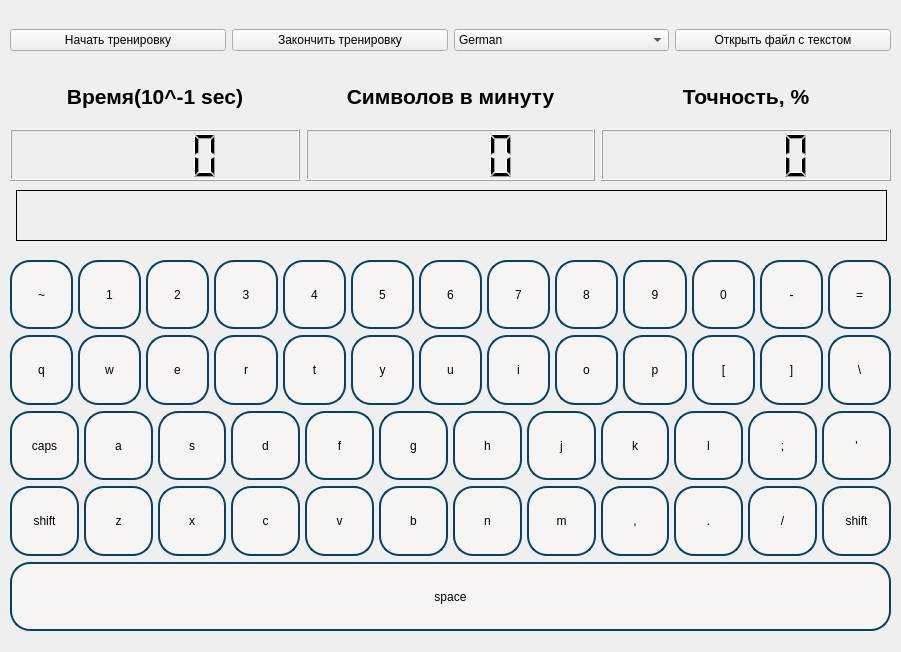
<?xml version="1.0" encoding="UTF-8"?>
<ui version="4.0">
 <class>MainWindow</class>
 <widget class="QMainWindow" name="MainWindow">
  <property name="geometry">
   <rect>
    <x>0</x>
    <y>0</y>
    <width>901</width>
    <height>652</height>
   </rect>
  </property>
  <property name="windowTitle">
   <string>MainWindow</string>
  </property>
  <property name="styleSheet">
   <string notr="true">
color: rgb(0, 0, 0);
font: 700 italic 11pt &quot;Ubuntu&quot;;
</string>
  </property>
  <widget class="QWidget" name="centralwidget">
   <widget class="QWidget" name="verticalLayoutWidget">
    <property name="geometry">
     <rect>
      <x>10</x>
      <y>250</y>
      <width>881</width>
      <height>391</height>
     </rect>
    </property>
    <layout class="QVBoxLayout" name="verticalLayout">
     <property name="leftMargin">
      <number>0</number>
     </property>
     <property name="topMargin">
      <number>10</number>
     </property>
     <property name="bottomMargin">
      <number>10</number>
     </property>
     <item>
      <layout class="QHBoxLayout" name="horizontalLayout">
       <property name="spacing">
        <number>5</number>
       </property>
       <property name="sizeConstraint">
        <enum>QLayout::SetDefaultConstraint</enum>
       </property>
       <item>
        <widget class="QPushButton" name="bnt_49">
         <property name="enabled">
          <bool>false</bool>
         </property>
         <property name="sizePolicy">
          <sizepolicy hsizetype="MinimumExpanding" vsizetype="Minimum">
           <horstretch>0</horstretch>
           <verstretch>0</verstretch>
          </sizepolicy>
         </property>
         <property name="styleSheet">
          <string notr="true">border-radius: 20px;  
border: 2px solid #094065;
background-color: rgb(246, 245, 244);</string>
         </property>
         <property name="text">
          <string>~</string>
         </property>
        </widget>
       </item>
       <item>
        <widget class="QPushButton" name="bnt_10">
         <property name="enabled">
          <bool>false</bool>
         </property>
         <property name="sizePolicy">
          <sizepolicy hsizetype="MinimumExpanding" vsizetype="Minimum">
           <horstretch>0</horstretch>
           <verstretch>0</verstretch>
          </sizepolicy>
         </property>
         <property name="styleSheet">
          <string notr="true">border-radius: 20px;  
border: 2px solid #094065;
background-color: rgb(246, 245, 244);</string>
         </property>
         <property name="text">
          <string>1</string>
         </property>
        </widget>
       </item>
       <item>
        <widget class="QPushButton" name="bnt_11">
         <property name="enabled">
          <bool>false</bool>
         </property>
         <property name="sizePolicy">
          <sizepolicy hsizetype="MinimumExpanding" vsizetype="Minimum">
           <horstretch>0</horstretch>
           <verstretch>0</verstretch>
          </sizepolicy>
         </property>
         <property name="styleSheet">
          <string notr="true">border-radius: 20px;  
border: 2px solid #094065;
background-color: rgb(246, 245, 244);</string>
         </property>
         <property name="text">
          <string>2</string>
         </property>
        </widget>
       </item>
       <item>
        <widget class="QPushButton" name="bnt_12">
         <property name="enabled">
          <bool>false</bool>
         </property>
         <property name="sizePolicy">
          <sizepolicy hsizetype="MinimumExpanding" vsizetype="Minimum">
           <horstretch>0</horstretch>
           <verstretch>0</verstretch>
          </sizepolicy>
         </property>
         <property name="styleSheet">
          <string notr="true">border-radius: 20px;  
border: 2px solid #094065;
background-color: rgb(246, 245, 244);</string>
         </property>
         <property name="text">
          <string>3</string>
         </property>
        </widget>
       </item>
       <item>
        <widget class="QPushButton" name="bnt_13">
         <property name="enabled">
          <bool>false</bool>
         </property>
         <property name="sizePolicy">
          <sizepolicy hsizetype="MinimumExpanding" vsizetype="Minimum">
           <horstretch>0</horstretch>
           <verstretch>0</verstretch>
          </sizepolicy>
         </property>
         <property name="styleSheet">
          <string notr="true">border-radius: 20px;  
border: 2px solid #094065;
background-color: rgb(246, 245, 244);</string>
         </property>
         <property name="text">
          <string>4</string>
         </property>
        </widget>
       </item>
       <item>
        <widget class="QPushButton" name="bnt_14">
         <property name="enabled">
          <bool>false</bool>
         </property>
         <property name="sizePolicy">
          <sizepolicy hsizetype="MinimumExpanding" vsizetype="Minimum">
           <horstretch>0</horstretch>
           <verstretch>0</verstretch>
          </sizepolicy>
         </property>
         <property name="styleSheet">
          <string notr="true">border-radius: 20px;  
border: 2px solid #094065;
background-color: rgb(246, 245, 244);</string>
         </property>
         <property name="text">
          <string>5</string>
         </property>
        </widget>
       </item>
       <item>
        <widget class="QPushButton" name="bnt_15">
         <property name="enabled">
          <bool>false</bool>
         </property>
         <property name="sizePolicy">
          <sizepolicy hsizetype="MinimumExpanding" vsizetype="Minimum">
           <horstretch>0</horstretch>
           <verstretch>0</verstretch>
          </sizepolicy>
         </property>
         <property name="styleSheet">
          <string notr="true">border-radius: 20px;  
border: 2px solid #094065;
background-color: rgb(246, 245, 244);</string>
         </property>
         <property name="text">
          <string>6</string>
         </property>
        </widget>
       </item>
       <item>
        <widget class="QPushButton" name="bnt_16">
         <property name="enabled">
          <bool>false</bool>
         </property>
         <property name="sizePolicy">
          <sizepolicy hsizetype="MinimumExpanding" vsizetype="Minimum">
           <horstretch>0</horstretch>
           <verstretch>0</verstretch>
          </sizepolicy>
         </property>
         <property name="styleSheet">
          <string notr="true">border-radius: 20px;  
border: 2px solid #094065;
background-color: rgb(246, 245, 244);</string>
         </property>
         <property name="text">
          <string>7</string>
         </property>
        </widget>
       </item>
       <item>
        <widget class="QPushButton" name="bnt_17">
         <property name="enabled">
          <bool>false</bool>
         </property>
         <property name="sizePolicy">
          <sizepolicy hsizetype="MinimumExpanding" vsizetype="Minimum">
           <horstretch>0</horstretch>
           <verstretch>0</verstretch>
          </sizepolicy>
         </property>
         <property name="styleSheet">
          <string notr="true">border-radius: 20px;  
border: 2px solid #094065;
background-color: rgb(246, 245, 244);</string>
         </property>
         <property name="text">
          <string>8</string>
         </property>
        </widget>
       </item>
       <item>
        <widget class="QPushButton" name="bnt_18">
         <property name="enabled">
          <bool>false</bool>
         </property>
         <property name="sizePolicy">
          <sizepolicy hsizetype="MinimumExpanding" vsizetype="Minimum">
           <horstretch>0</horstretch>
           <verstretch>0</verstretch>
          </sizepolicy>
         </property>
         <property name="styleSheet">
          <string notr="true">border-radius: 20px;  
border: 2px solid #094065;
background-color: rgb(246, 245, 244);</string>
         </property>
         <property name="text">
          <string>9</string>
         </property>
        </widget>
       </item>
       <item>
        <widget class="QPushButton" name="bnt_19">
         <property name="enabled">
          <bool>false</bool>
         </property>
         <property name="sizePolicy">
          <sizepolicy hsizetype="MinimumExpanding" vsizetype="Minimum">
           <horstretch>0</horstretch>
           <verstretch>0</verstretch>
          </sizepolicy>
         </property>
         <property name="styleSheet">
          <string notr="true">border-radius: 20px;  
border: 2px solid #094065;
background-color: rgb(246, 245, 244);</string>
         </property>
         <property name="text">
          <string>0</string>
         </property>
        </widget>
       </item>
       <item>
        <widget class="QPushButton" name="bnt_20">
         <property name="enabled">
          <bool>false</bool>
         </property>
         <property name="sizePolicy">
          <sizepolicy hsizetype="MinimumExpanding" vsizetype="Minimum">
           <horstretch>0</horstretch>
           <verstretch>0</verstretch>
          </sizepolicy>
         </property>
         <property name="styleSheet">
          <string notr="true">border-radius: 20px;  
border: 2px solid #094065;
background-color: rgb(246, 245, 244);</string>
         </property>
         <property name="text">
          <string>-</string>
         </property>
        </widget>
       </item>
       <item>
        <widget class="QPushButton" name="bnt_21">
         <property name="enabled">
          <bool>false</bool>
         </property>
         <property name="sizePolicy">
          <sizepolicy hsizetype="MinimumExpanding" vsizetype="Minimum">
           <horstretch>0</horstretch>
           <verstretch>0</verstretch>
          </sizepolicy>
         </property>
         <property name="styleSheet">
          <string notr="true">border-radius: 20px;  
border: 2px solid #094065;
background-color: rgb(246, 245, 244);</string>
         </property>
         <property name="text">
          <string>=</string>
         </property>
        </widget>
       </item>
      </layout>
     </item>
     <item>
      <layout class="QHBoxLayout" name="horizontalLayout_3">
       <property name="spacing">
        <number>5</number>
       </property>
       <property name="sizeConstraint">
        <enum>QLayout::SetDefaultConstraint</enum>
       </property>
       <item>
        <widget class="QPushButton" name="bnt_24">
         <property name="enabled">
          <bool>false</bool>
         </property>
         <property name="sizePolicy">
          <sizepolicy hsizetype="MinimumExpanding" vsizetype="Minimum">
           <horstretch>0</horstretch>
           <verstretch>0</verstretch>
          </sizepolicy>
         </property>
         <property name="styleSheet">
          <string notr="true">border-radius: 20px;  
border: 2px solid #094065;
background-color: rgb(246, 245, 244);</string>
         </property>
         <property name="text">
          <string>q</string>
         </property>
        </widget>
       </item>
       <item>
        <widget class="QPushButton" name="bnt_25">
         <property name="enabled">
          <bool>false</bool>
         </property>
         <property name="sizePolicy">
          <sizepolicy hsizetype="MinimumExpanding" vsizetype="Minimum">
           <horstretch>0</horstretch>
           <verstretch>0</verstretch>
          </sizepolicy>
         </property>
         <property name="styleSheet">
          <string notr="true">border-radius: 20px;  
border: 2px solid #094065;
background-color: rgb(246, 245, 244);</string>
         </property>
         <property name="text">
          <string>w</string>
         </property>
        </widget>
       </item>
       <item>
        <widget class="QPushButton" name="bnt_26">
         <property name="enabled">
          <bool>false</bool>
         </property>
         <property name="sizePolicy">
          <sizepolicy hsizetype="MinimumExpanding" vsizetype="Minimum">
           <horstretch>0</horstretch>
           <verstretch>0</verstretch>
          </sizepolicy>
         </property>
         <property name="styleSheet">
          <string notr="true">border-radius: 20px;  
border: 2px solid #094065;
background-color: rgb(246, 245, 244);</string>
         </property>
         <property name="text">
          <string>e</string>
         </property>
        </widget>
       </item>
       <item>
        <widget class="QPushButton" name="bnt_27">
         <property name="enabled">
          <bool>false</bool>
         </property>
         <property name="sizePolicy">
          <sizepolicy hsizetype="MinimumExpanding" vsizetype="Minimum">
           <horstretch>0</horstretch>
           <verstretch>0</verstretch>
          </sizepolicy>
         </property>
         <property name="styleSheet">
          <string notr="true">border-radius: 20px;  
border: 2px solid #094065;
background-color: rgb(246, 245, 244);</string>
         </property>
         <property name="text">
          <string>r</string>
         </property>
        </widget>
       </item>
       <item>
        <widget class="QPushButton" name="bnt_28">
         <property name="enabled">
          <bool>false</bool>
         </property>
         <property name="sizePolicy">
          <sizepolicy hsizetype="MinimumExpanding" vsizetype="Minimum">
           <horstretch>0</horstretch>
           <verstretch>0</verstretch>
          </sizepolicy>
         </property>
         <property name="styleSheet">
          <string notr="true">border-radius: 20px;  
border: 2px solid #094065;
background-color: rgb(246, 245, 244);</string>
         </property>
         <property name="text">
          <string>t</string>
         </property>
        </widget>
       </item>
       <item>
        <widget class="QPushButton" name="bnt_29">
         <property name="enabled">
          <bool>false</bool>
         </property>
         <property name="sizePolicy">
          <sizepolicy hsizetype="MinimumExpanding" vsizetype="Minimum">
           <horstretch>0</horstretch>
           <verstretch>0</verstretch>
          </sizepolicy>
         </property>
         <property name="styleSheet">
          <string notr="true">border-radius: 20px;  
border: 2px solid #094065;
background-color: rgb(246, 245, 244);</string>
         </property>
         <property name="text">
          <string>y</string>
         </property>
        </widget>
       </item>
       <item>
        <widget class="QPushButton" name="bnt_30">
         <property name="enabled">
          <bool>false</bool>
         </property>
         <property name="sizePolicy">
          <sizepolicy hsizetype="MinimumExpanding" vsizetype="Minimum">
           <horstretch>0</horstretch>
           <verstretch>0</verstretch>
          </sizepolicy>
         </property>
         <property name="styleSheet">
          <string notr="true">border-radius: 20px;  
border: 2px solid #094065;
background-color: rgb(246, 245, 244);</string>
         </property>
         <property name="text">
          <string>u</string>
         </property>
        </widget>
       </item>
       <item>
        <widget class="QPushButton" name="bnt_31">
         <property name="enabled">
          <bool>false</bool>
         </property>
         <property name="sizePolicy">
          <sizepolicy hsizetype="MinimumExpanding" vsizetype="Minimum">
           <horstretch>0</horstretch>
           <verstretch>0</verstretch>
          </sizepolicy>
         </property>
         <property name="styleSheet">
          <string notr="true">border-radius: 20px;  
border: 2px solid #094065;
background-color: rgb(246, 245, 244);</string>
         </property>
         <property name="text">
          <string>i</string>
         </property>
        </widget>
       </item>
       <item>
        <widget class="QPushButton" name="bnt_32">
         <property name="enabled">
          <bool>false</bool>
         </property>
         <property name="sizePolicy">
          <sizepolicy hsizetype="MinimumExpanding" vsizetype="Minimum">
           <horstretch>0</horstretch>
           <verstretch>0</verstretch>
          </sizepolicy>
         </property>
         <property name="styleSheet">
          <string notr="true">border-radius: 20px;  
border: 2px solid #094065;
background-color: rgb(246, 245, 244);</string>
         </property>
         <property name="text">
          <string>o</string>
         </property>
        </widget>
       </item>
       <item>
        <widget class="QPushButton" name="bnt_33">
         <property name="enabled">
          <bool>false</bool>
         </property>
         <property name="sizePolicy">
          <sizepolicy hsizetype="MinimumExpanding" vsizetype="Minimum">
           <horstretch>0</horstretch>
           <verstretch>0</verstretch>
          </sizepolicy>
         </property>
         <property name="styleSheet">
          <string notr="true">border-radius: 20px;  
border: 2px solid #094065;
background-color: rgb(246, 245, 244);</string>
         </property>
         <property name="text">
          <string>p</string>
         </property>
        </widget>
       </item>
       <item>
        <widget class="QPushButton" name="bnt_34">
         <property name="enabled">
          <bool>false</bool>
         </property>
         <property name="sizePolicy">
          <sizepolicy hsizetype="MinimumExpanding" vsizetype="Minimum">
           <horstretch>0</horstretch>
           <verstretch>0</verstretch>
          </sizepolicy>
         </property>
         <property name="styleSheet">
          <string notr="true">border-radius: 20px;  
border: 2px solid #094065;
background-color: rgb(246, 245, 244);</string>
         </property>
         <property name="text">
          <string>[</string>
         </property>
        </widget>
       </item>
       <item>
        <widget class="QPushButton" name="bnt_35">
         <property name="enabled">
          <bool>false</bool>
         </property>
         <property name="sizePolicy">
          <sizepolicy hsizetype="MinimumExpanding" vsizetype="Minimum">
           <horstretch>0</horstretch>
           <verstretch>0</verstretch>
          </sizepolicy>
         </property>
         <property name="styleSheet">
          <string notr="true">border-radius: 20px;  
border: 2px solid #094065;
background-color: rgb(246, 245, 244);</string>
         </property>
         <property name="text">
          <string>]</string>
         </property>
        </widget>
       </item>
       <item>
        <widget class="QPushButton" name="bnt_51">
         <property name="enabled">
          <bool>false</bool>
         </property>
         <property name="sizePolicy">
          <sizepolicy hsizetype="MinimumExpanding" vsizetype="Minimum">
           <horstretch>0</horstretch>
           <verstretch>0</verstretch>
          </sizepolicy>
         </property>
         <property name="styleSheet">
          <string notr="true">border-radius: 20px;  
border: 2px solid #094065;
background-color: rgb(246, 245, 244);</string>
         </property>
         <property name="text">
          <string>\</string>
         </property>
        </widget>
       </item>
      </layout>
     </item>
     <item>
      <layout class="QHBoxLayout" name="horizontalLayout_4">
       <property name="spacing">
        <number>5</number>
       </property>
       <property name="sizeConstraint">
        <enum>QLayout::SetDefaultConstraint</enum>
       </property>
       <item>
        <widget class="QPushButton" name="bnt_66">
         <property name="enabled">
          <bool>false</bool>
         </property>
         <property name="sizePolicy">
          <sizepolicy hsizetype="MinimumExpanding" vsizetype="Minimum">
           <horstretch>0</horstretch>
           <verstretch>0</verstretch>
          </sizepolicy>
         </property>
         <property name="styleSheet">
          <string notr="true">border-radius: 20px;  
border: 2px solid #094065;
background-color: rgb(246, 245, 244);</string>
         </property>
         <property name="text">
          <string>caps</string>
         </property>
        </widget>
       </item>
       <item>
        <widget class="QPushButton" name="bnt_38">
         <property name="enabled">
          <bool>false</bool>
         </property>
         <property name="sizePolicy">
          <sizepolicy hsizetype="MinimumExpanding" vsizetype="Minimum">
           <horstretch>0</horstretch>
           <verstretch>0</verstretch>
          </sizepolicy>
         </property>
         <property name="styleSheet">
          <string notr="true">border-radius: 20px;  
border: 2px solid #094065;
background-color: rgb(246, 245, 244);</string>
         </property>
         <property name="text">
          <string>a</string>
         </property>
        </widget>
       </item>
       <item>
        <widget class="QPushButton" name="bnt_39">
         <property name="enabled">
          <bool>false</bool>
         </property>
         <property name="sizePolicy">
          <sizepolicy hsizetype="MinimumExpanding" vsizetype="Minimum">
           <horstretch>0</horstretch>
           <verstretch>0</verstretch>
          </sizepolicy>
         </property>
         <property name="styleSheet">
          <string notr="true">border-radius: 20px;  
border: 2px solid #094065;
background-color: rgb(246, 245, 244);</string>
         </property>
         <property name="text">
          <string>s</string>
         </property>
        </widget>
       </item>
       <item>
        <widget class="QPushButton" name="bnt_40">
         <property name="enabled">
          <bool>false</bool>
         </property>
         <property name="sizePolicy">
          <sizepolicy hsizetype="MinimumExpanding" vsizetype="Minimum">
           <horstretch>0</horstretch>
           <verstretch>0</verstretch>
          </sizepolicy>
         </property>
         <property name="styleSheet">
          <string notr="true">border-radius: 20px;  
border: 2px solid #094065;
background-color: rgb(246, 245, 244);</string>
         </property>
         <property name="text">
          <string>d</string>
         </property>
        </widget>
       </item>
       <item>
        <widget class="QPushButton" name="bnt_41">
         <property name="enabled">
          <bool>false</bool>
         </property>
         <property name="sizePolicy">
          <sizepolicy hsizetype="MinimumExpanding" vsizetype="Minimum">
           <horstretch>0</horstretch>
           <verstretch>0</verstretch>
          </sizepolicy>
         </property>
         <property name="styleSheet">
          <string notr="true">border-radius: 20px;  
border: 2px solid #094065;
background-color: rgb(246, 245, 244);</string>
         </property>
         <property name="text">
          <string>f</string>
         </property>
        </widget>
       </item>
       <item>
        <widget class="QPushButton" name="bnt_42">
         <property name="enabled">
          <bool>false</bool>
         </property>
         <property name="sizePolicy">
          <sizepolicy hsizetype="MinimumExpanding" vsizetype="Minimum">
           <horstretch>0</horstretch>
           <verstretch>0</verstretch>
          </sizepolicy>
         </property>
         <property name="styleSheet">
          <string notr="true">border-radius: 20px;  
border: 2px solid #094065;
background-color: rgb(246, 245, 244);</string>
         </property>
         <property name="text">
          <string>g</string>
         </property>
        </widget>
       </item>
       <item>
        <widget class="QPushButton" name="bnt_43">
         <property name="enabled">
          <bool>false</bool>
         </property>
         <property name="sizePolicy">
          <sizepolicy hsizetype="MinimumExpanding" vsizetype="Minimum">
           <horstretch>0</horstretch>
           <verstretch>0</verstretch>
          </sizepolicy>
         </property>
         <property name="styleSheet">
          <string notr="true">border-radius: 20px;  
border: 2px solid #094065;
background-color: rgb(246, 245, 244);</string>
         </property>
         <property name="text">
          <string>h</string>
         </property>
        </widget>
       </item>
       <item>
        <widget class="QPushButton" name="bnt_44">
         <property name="enabled">
          <bool>false</bool>
         </property>
         <property name="sizePolicy">
          <sizepolicy hsizetype="MinimumExpanding" vsizetype="Minimum">
           <horstretch>0</horstretch>
           <verstretch>0</verstretch>
          </sizepolicy>
         </property>
         <property name="styleSheet">
          <string notr="true">border-radius: 20px;  
border: 2px solid #094065;
background-color: rgb(246, 245, 244);</string>
         </property>
         <property name="text">
          <string>j</string>
         </property>
        </widget>
       </item>
       <item>
        <widget class="QPushButton" name="bnt_45">
         <property name="enabled">
          <bool>false</bool>
         </property>
         <property name="sizePolicy">
          <sizepolicy hsizetype="MinimumExpanding" vsizetype="Minimum">
           <horstretch>0</horstretch>
           <verstretch>0</verstretch>
          </sizepolicy>
         </property>
         <property name="styleSheet">
          <string notr="true">border-radius: 20px;  
border: 2px solid #094065;
background-color: rgb(246, 245, 244);</string>
         </property>
         <property name="text">
          <string>k</string>
         </property>
        </widget>
       </item>
       <item>
        <widget class="QPushButton" name="bnt_46">
         <property name="enabled">
          <bool>false</bool>
         </property>
         <property name="sizePolicy">
          <sizepolicy hsizetype="MinimumExpanding" vsizetype="Minimum">
           <horstretch>0</horstretch>
           <verstretch>0</verstretch>
          </sizepolicy>
         </property>
         <property name="styleSheet">
          <string notr="true">border-radius: 20px;  
border: 2px solid #094065;
background-color: rgb(246, 245, 244);</string>
         </property>
         <property name="text">
          <string>l</string>
         </property>
        </widget>
       </item>
       <item>
        <widget class="QPushButton" name="bnt_47">
         <property name="enabled">
          <bool>false</bool>
         </property>
         <property name="sizePolicy">
          <sizepolicy hsizetype="MinimumExpanding" vsizetype="Minimum">
           <horstretch>0</horstretch>
           <verstretch>0</verstretch>
          </sizepolicy>
         </property>
         <property name="styleSheet">
          <string notr="true">border-radius: 20px;  
border: 2px solid #094065;
background-color: rgb(246, 245, 244);</string>
         </property>
         <property name="text">
          <string>;</string>
         </property>
        </widget>
       </item>
       <item>
        <widget class="QPushButton" name="bnt_48">
         <property name="enabled">
          <bool>false</bool>
         </property>
         <property name="sizePolicy">
          <sizepolicy hsizetype="MinimumExpanding" vsizetype="Minimum">
           <horstretch>0</horstretch>
           <verstretch>0</verstretch>
          </sizepolicy>
         </property>
         <property name="styleSheet">
          <string notr="true">border-radius: 20px;  
border: 2px solid #094065;
background-color: rgb(246, 245, 244);</string>
         </property>
         <property name="text">
          <string>'</string>
         </property>
        </widget>
       </item>
      </layout>
     </item>
     <item>
      <layout class="QHBoxLayout" name="horizontalLayout_5">
       <property name="spacing">
        <number>5</number>
       </property>
       <property name="sizeConstraint">
        <enum>QLayout::SetDefaultConstraint</enum>
       </property>
       <item>
        <widget class="QPushButton" name="bnt_50">
         <property name="enabled">
          <bool>false</bool>
         </property>
         <property name="sizePolicy">
          <sizepolicy hsizetype="MinimumExpanding" vsizetype="Minimum">
           <horstretch>0</horstretch>
           <verstretch>0</verstretch>
          </sizepolicy>
         </property>
         <property name="styleSheet">
          <string notr="true">border-radius: 20px;  
border: 2px solid #094065;
background-color: rgb(246, 245, 244);</string>
         </property>
         <property name="text">
          <string>shift</string>
         </property>
        </widget>
       </item>
       <item>
        <widget class="QPushButton" name="bnt_52">
         <property name="enabled">
          <bool>false</bool>
         </property>
         <property name="sizePolicy">
          <sizepolicy hsizetype="MinimumExpanding" vsizetype="Minimum">
           <horstretch>0</horstretch>
           <verstretch>0</verstretch>
          </sizepolicy>
         </property>
         <property name="styleSheet">
          <string notr="true">border-radius: 20px;  
border: 2px solid #094065;
background-color: rgb(246, 245, 244);</string>
         </property>
         <property name="text">
          <string>z</string>
         </property>
        </widget>
       </item>
       <item>
        <widget class="QPushButton" name="bnt_53">
         <property name="enabled">
          <bool>false</bool>
         </property>
         <property name="sizePolicy">
          <sizepolicy hsizetype="MinimumExpanding" vsizetype="Minimum">
           <horstretch>0</horstretch>
           <verstretch>0</verstretch>
          </sizepolicy>
         </property>
         <property name="styleSheet">
          <string notr="true">border-radius: 20px;  
border: 2px solid #094065;
background-color: rgb(246, 245, 244);</string>
         </property>
         <property name="text">
          <string>x</string>
         </property>
        </widget>
       </item>
       <item>
        <widget class="QPushButton" name="bnt_54">
         <property name="enabled">
          <bool>false</bool>
         </property>
         <property name="sizePolicy">
          <sizepolicy hsizetype="MinimumExpanding" vsizetype="Minimum">
           <horstretch>0</horstretch>
           <verstretch>0</verstretch>
          </sizepolicy>
         </property>
         <property name="styleSheet">
          <string notr="true">border-radius: 20px;  
border: 2px solid #094065;
background-color: rgb(246, 245, 244);</string>
         </property>
         <property name="text">
          <string>c</string>
         </property>
        </widget>
       </item>
       <item>
        <widget class="QPushButton" name="bnt_55">
         <property name="enabled">
          <bool>false</bool>
         </property>
         <property name="sizePolicy">
          <sizepolicy hsizetype="MinimumExpanding" vsizetype="Minimum">
           <horstretch>0</horstretch>
           <verstretch>0</verstretch>
          </sizepolicy>
         </property>
         <property name="styleSheet">
          <string notr="true">border-radius: 20px;  
border: 2px solid #094065;
background-color: rgb(246, 245, 244);</string>
         </property>
         <property name="text">
          <string>v</string>
         </property>
        </widget>
       </item>
       <item>
        <widget class="QPushButton" name="bnt_56">
         <property name="enabled">
          <bool>false</bool>
         </property>
         <property name="sizePolicy">
          <sizepolicy hsizetype="MinimumExpanding" vsizetype="Minimum">
           <horstretch>0</horstretch>
           <verstretch>0</verstretch>
          </sizepolicy>
         </property>
         <property name="styleSheet">
          <string notr="true">border-radius: 20px;  
border: 2px solid #094065;
background-color: rgb(246, 245, 244);</string>
         </property>
         <property name="text">
          <string>b</string>
         </property>
        </widget>
       </item>
       <item>
        <widget class="QPushButton" name="bnt_57">
         <property name="enabled">
          <bool>false</bool>
         </property>
         <property name="sizePolicy">
          <sizepolicy hsizetype="MinimumExpanding" vsizetype="Minimum">
           <horstretch>0</horstretch>
           <verstretch>0</verstretch>
          </sizepolicy>
         </property>
         <property name="styleSheet">
          <string notr="true">border-radius: 20px;  
border: 2px solid #094065;
background-color: rgb(246, 245, 244);</string>
         </property>
         <property name="text">
          <string>n</string>
         </property>
        </widget>
       </item>
       <item>
        <widget class="QPushButton" name="bnt_58">
         <property name="enabled">
          <bool>false</bool>
         </property>
         <property name="sizePolicy">
          <sizepolicy hsizetype="MinimumExpanding" vsizetype="Minimum">
           <horstretch>0</horstretch>
           <verstretch>0</verstretch>
          </sizepolicy>
         </property>
         <property name="styleSheet">
          <string notr="true">border-radius: 20px;  
border: 2px solid #094065;
background-color: rgb(246, 245, 244);</string>
         </property>
         <property name="text">
          <string>m</string>
         </property>
        </widget>
       </item>
       <item>
        <widget class="QPushButton" name="bnt_59">
         <property name="enabled">
          <bool>false</bool>
         </property>
         <property name="sizePolicy">
          <sizepolicy hsizetype="MinimumExpanding" vsizetype="Minimum">
           <horstretch>0</horstretch>
           <verstretch>0</verstretch>
          </sizepolicy>
         </property>
         <property name="styleSheet">
          <string notr="true">border-radius: 20px;  
border: 2px solid #094065;
background-color: rgb(246, 245, 244);</string>
         </property>
         <property name="text">
          <string>,</string>
         </property>
        </widget>
       </item>
       <item>
        <widget class="QPushButton" name="bnt_60">
         <property name="enabled">
          <bool>false</bool>
         </property>
         <property name="sizePolicy">
          <sizepolicy hsizetype="MinimumExpanding" vsizetype="Minimum">
           <horstretch>0</horstretch>
           <verstretch>0</verstretch>
          </sizepolicy>
         </property>
         <property name="styleSheet">
          <string notr="true">border-radius: 20px;  
border: 2px solid #094065;
background-color: rgb(246, 245, 244);</string>
         </property>
         <property name="text">
          <string>.</string>
         </property>
        </widget>
       </item>
       <item>
        <widget class="QPushButton" name="bnt_61">
         <property name="enabled">
          <bool>false</bool>
         </property>
         <property name="sizePolicy">
          <sizepolicy hsizetype="MinimumExpanding" vsizetype="Minimum">
           <horstretch>0</horstretch>
           <verstretch>0</verstretch>
          </sizepolicy>
         </property>
         <property name="styleSheet">
          <string notr="true">border-radius: 20px;  
border: 2px solid #094065;
background-color: rgb(246, 245, 244);</string>
         </property>
         <property name="text">
          <string>/</string>
         </property>
        </widget>
       </item>
       <item>
        <widget class="QPushButton" name="bnt_62">
         <property name="enabled">
          <bool>false</bool>
         </property>
         <property name="sizePolicy">
          <sizepolicy hsizetype="MinimumExpanding" vsizetype="Minimum">
           <horstretch>0</horstretch>
           <verstretch>0</verstretch>
          </sizepolicy>
         </property>
         <property name="styleSheet">
          <string notr="true">border-radius: 20px;  
border: 2px solid #094065;
background-color: rgb(246, 245, 244);</string>
         </property>
         <property name="text">
          <string>shift</string>
         </property>
        </widget>
       </item>
      </layout>
     </item>
     <item>
      <widget class="QPushButton" name="bnt_65">
       <property name="enabled">
        <bool>false</bool>
       </property>
       <property name="sizePolicy">
        <sizepolicy hsizetype="Minimum" vsizetype="Minimum">
         <horstretch>0</horstretch>
         <verstretch>0</verstretch>
        </sizepolicy>
       </property>
       <property name="styleSheet">
        <string notr="true">border-radius: 20px;  
border: 2px solid #094065;
background-color: rgb(246, 245, 244);</string>
       </property>
       <property name="text">
        <string>space</string>
       </property>
      </widget>
     </item>
    </layout>
   </widget>
   <widget class="QWidget" name="layoutWidget">
    <property name="geometry">
     <rect>
      <x>10</x>
      <y>20</y>
      <width>881</width>
      <height>41</height>
     </rect>
    </property>
    <layout class="QHBoxLayout" name="horizontalLayout_2">
     <item>
      <widget class="QPushButton" name="bnt_start">
       <property name="text">
        <string>Начать тренировку</string>
       </property>
      </widget>
     </item>
     <item>
      <widget class="QPushButton" name="bnt_end">
       <property name="text">
        <string>Закончить тренировку</string>
       </property>
      </widget>
     </item>
     <item>
      <widget class="QComboBox" name="comboBox">
       <item>
        <property name="text">
         <string>German</string>
        </property>
       </item>
       <item>
        <property name="text">
         <string>French</string>
        </property>
       </item>
       <item>
        <property name="text">
         <string>Arabic</string>
        </property>
       </item>
       <item>
        <property name="text">
         <string>English</string>
        </property>
       </item>
       <item>
        <property name="text">
         <string>Belarusian</string>
        </property>
       </item>
       <item>
        <property name="text">
         <string>Hebrew</string>
        </property>
       </item>
      </widget>
     </item>
     <item>
      <widget class="QPushButton" name="pushButton">
       <property name="styleSheet">
        <string notr="true"/>
       </property>
       <property name="text">
        <string>Открыть файл с текстом</string>
       </property>
      </widget>
     </item>
    </layout>
   </widget>
   <widget class="QWidget" name="layoutWidget">
    <property name="geometry">
     <rect>
      <x>10</x>
      <y>70</y>
      <width>881</width>
      <height>111</height>
     </rect>
    </property>
    <layout class="QHBoxLayout" name="horizontalLayout_6">
     <item>
      <layout class="QVBoxLayout" name="verticalLayout_2">
       <item>
        <widget class="QLabel" name="lbl_timer">
         <property name="text">
          <string>&lt;html&gt;&lt;head/&gt;&lt;body&gt;&lt;p align=&quot;center&quot;&gt;&lt;span style=&quot; font-size:16pt; font-weight:700;&quot;&gt;Время(10^-1 sec)&lt;/span&gt;&lt;/p&gt;&lt;/body&gt;&lt;/html&gt;</string>
         </property>
        </widget>
       </item>
       <item>
        <widget class="QLCDNumber" name="lcd_timer"/>
       </item>
      </layout>
     </item>
     <item>
      <layout class="QVBoxLayout" name="verticalLayout_3">
       <item>
        <widget class="QLabel" name="lnl_symbols">
         <property name="text">
          <string>&lt;html&gt;&lt;head/&gt;&lt;body&gt;&lt;p align=&quot;center&quot;&gt;&lt;span style=&quot; font-size:16pt; font-weight:700;&quot;&gt;Символов в минуту&lt;/span&gt;&lt;/p&gt;&lt;/body&gt;&lt;/html&gt;</string>
         </property>
        </widget>
       </item>
       <item>
        <widget class="QLCDNumber" name="lcd_symbols"/>
       </item>
      </layout>
     </item>
     <item>
      <layout class="QVBoxLayout" name="verticalLayout_4">
       <item>
        <widget class="QLabel" name="lbl_accuracy">
         <property name="text">
          <string>&lt;html&gt;&lt;head/&gt;&lt;body&gt;&lt;p align=&quot;center&quot;&gt;&lt;span style=&quot; font-size:16pt; font-weight:700;&quot;&gt;Точность, %&lt;/span&gt;&lt;/p&gt;&lt;/body&gt;&lt;/html&gt;</string>
         </property>
        </widget>
       </item>
       <item>
        <widget class="QLCDNumber" name="lcd_accuracy"/>
       </item>
      </layout>
     </item>
    </layout>
   </widget>
   <widget class="QLabel" name="ln_training">
    <property name="geometry">
     <rect>
      <x>16</x>
      <y>190</y>
      <width>871</width>
      <height>51</height>
     </rect>
    </property>
    <property name="styleSheet">
     <string notr="true">background-color: transparent; border: 1px solid black;
font: 700 italic 17pt &quot;Ubuntu&quot;;</string>
    </property>
    <property name="text">
     <string/>
    </property>
   </widget>
  </widget>
 </widget>
 <resources/>
 <connections/>
</ui>
